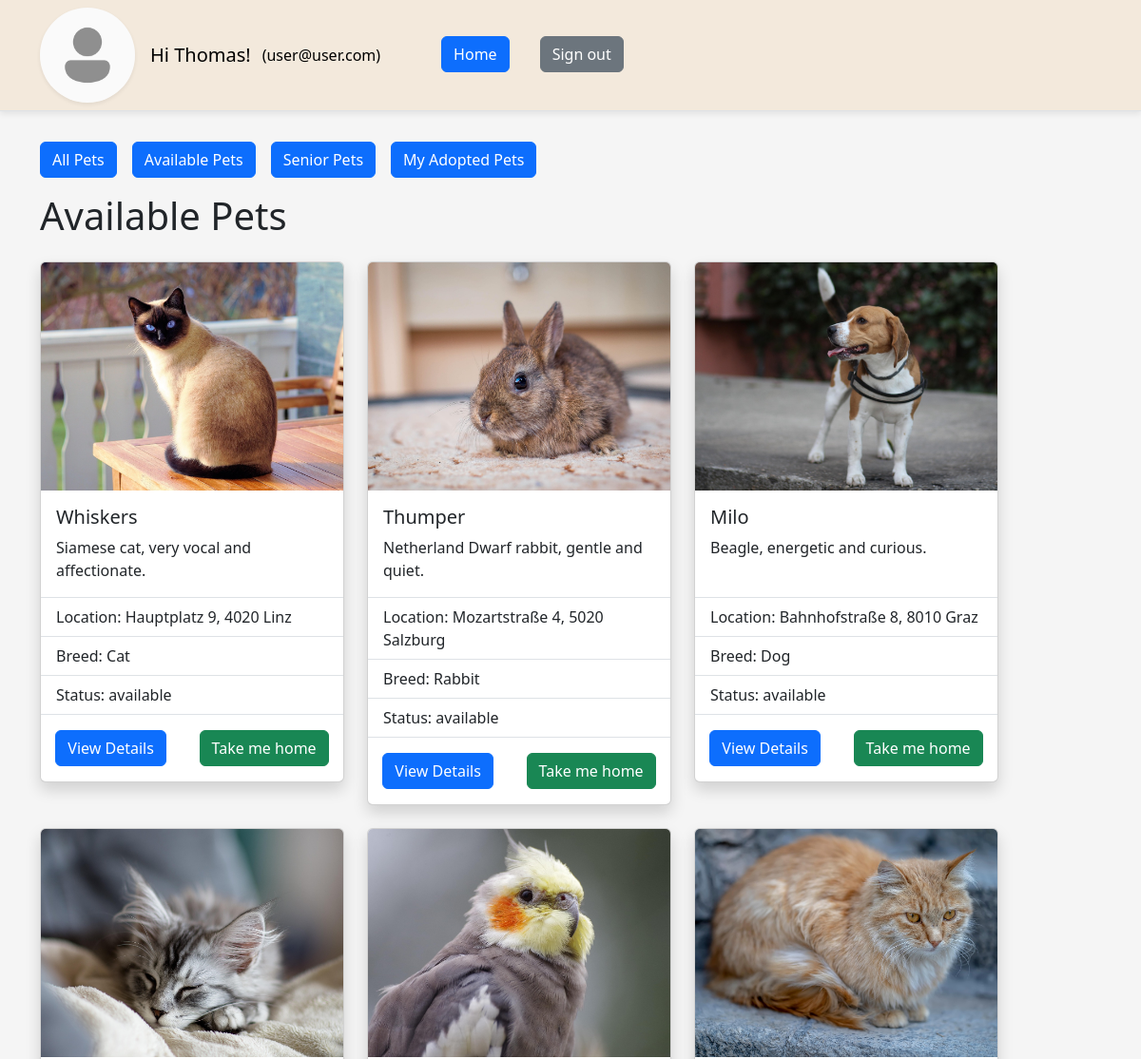
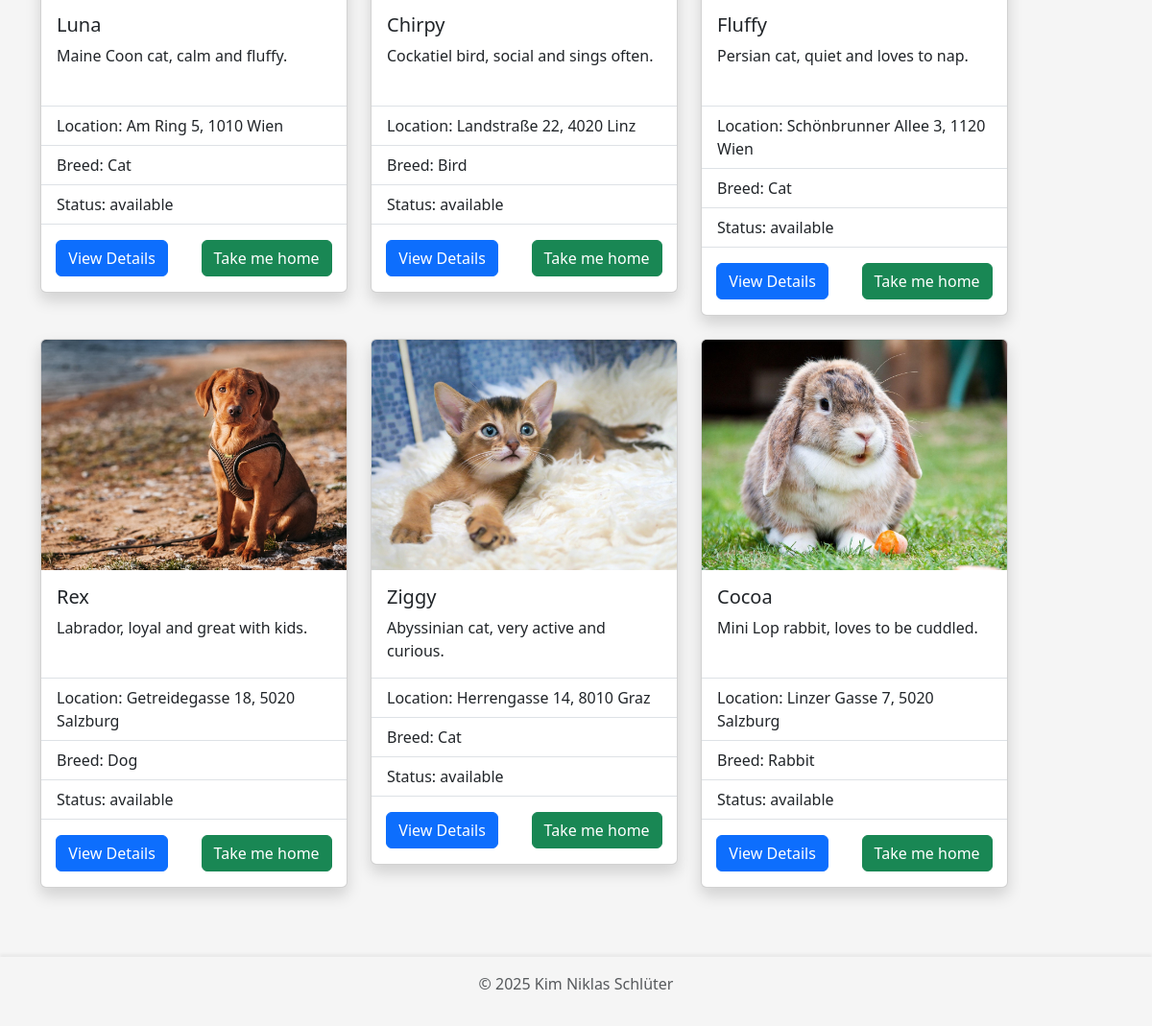
The page /website/home.php?available_pets=true (signed in) on the database its author committed (2 pictures, top to bottom).
### tables this page shows
CREATE TABLE `user` (
  `id` int(11) NOT NULL,
  `email` varchar(200) NOT NULL,
  `password` varchar(255) NOT NULL,
  `first_name` varchar(100) NOT NULL,
  `last_name` varchar(100) NOT NULL,
  `phone` varchar(50) NOT NULL,
  `address` varchar(100) NOT NULL,
  `picture` varchar(255) NOT NULL,
  `authority` enum('user','admin') NOT NULL
);

CREATE TABLE `animal` (
  `id` int(11) NOT NULL,
  `name` varchar(100) NOT NULL,
  `picture` varchar(255) DEFAULT NULL,
  `location` varchar(100) NOT NULL,
  `description` text DEFAULT NULL,
  `size` enum('small','default','big') NOT NULL DEFAULT 'default',
  `age` int(11) DEFAULT NULL,
  `vaccinated` tinyint(1) NOT NULL,
  `status` enum('available','adopted') NOT NULL DEFAULT 'available',
  `breed_id` int(11) NOT NULL
);

CREATE TABLE `breed` (
  `id` int(11) NOT NULL,
  `name` varchar(100) NOT NULL
);

### website/components/animals.php (called while the page is built, shortened)
<?php
require_once __DIR__ . '/db_connect.php';
require_once __DIR__ . '/util.php';
$conn = db_connect();
function create_response($status, $message, $data = [])
{
  $response = [
    "status" => $status,
    "message" => $message,
    "data" => $data
  ];
  return $response;
}
function fetch_animals_internal($sql)
{
  global $conn;
  $result = mysqli_query($conn, $sql);
  $rows = mysqli_fetch_all($result, MYSQLI_ASSOC);
  return create_response("200", "Successfully fetched animals.", $rows);
}
function get_animals_available()
{
  return fetch_animals_internal("SELECT * FROM `animal` WHERE `status`='available'");
}
function get_breed_by_id($breed_id)
{
  global $conn;
  $sql = "SELECT * FROM `breed` WHERE id=$breed_id";
  $result = mysqli_query($conn, $sql);
  $row = mysqli_fetch_assoc($result);
  return $row;
}
function get_animal_picture_url($animalData)
{
  return $animalData['picture'] ? PICTURE_FOLDER_NAME . '/' . $animalData['picture'] : ANIMAL_DEFAULT_PICTURE_URL;
}

### website/components/util.php (called while the page is built, shortened)
<?php
function get_my_user_id_from_session()
{
  if (isset($_SESSION["user"])) {
    return $_SESSION["user"];
  } else if (isset($_SESSION["admin"])) {
    return $_SESSION["admin"];
  } else {
    return null;
  }
}
function get_user_data($conn, $userId)
{
  $sql = "SELECT * FROM `user` WHERE `id`='$userId'";
  $result = mysqli_query($conn, $sql);
  if ($result) {
    $row = mysqli_fetch_assoc($result);
    $defaultImgUrl = './' . PICTURE_FOLDER_NAME . '/user.png';
    if (empty($row['picture'])) {
      $row['profile_img_url'] = $defaultImgUrl;
    } else {
      $pictureUrl = './' . PICTURE_FOLDER_NAME . '/' . $row['picture'];
      if (!file_exists($pictureUrl)) {
        $row['profile_img_url'] = $defaultImgUrl;
      } else {
        $row['profile_img_url'] = $pictureUrl;
      }
    }
  }
  return $row;
}

### website/components/card_layout.php (the view, shortened to what this page needs)
<?php
function create_card_layout_for_animals($response)
{
  $rows = $response['data'];
  $layout = "<div class='row row-cols-1 row-cols-md-2 row-cols-lg-3 row-cols-xl-3 row-cols-xxl-4
                         justify-content-center justify-content-md-start'>";
  foreach ($rows as $animal) {
    $animalPictureUrl = get_animal_picture_url($animal);
    $breedData = get_breed_by_id($animal['breed_id']);
    $layout .= "
    <div style='width: fit-content;'>
      <div class='card shadow mb-4 d-flex flex-column justify-content-between align-items-center' style='max-width: 20rem;'>";
    $layout .= "<div style='width: 100%'>
                  <div class='animal-picture-container'>
                    <img src='$animalPictureUrl' class='card-img-top animal-image' alt=''>
                  </div>
                  <div class='card-body'>
                    <h5 class='card-title'>{$animal['name']}</h5>
                    <p class='card-text' style='min-height: 48px'>{$animal['description']}</p>
                  </div>
                </div>";
    $layout .= "<div style='width: 100%'>";
    $layout .= "<ul class='list-group list-group-flush'>
                  <li class='list-group-item' style='padding: 0'></li>
                  <li class='list-group-item'>Location: {$animal['location']}</li>
                  <li class='list-group-item'>Breed: {$breedData['name']}</li>
                  <li class='list-group-item'>Status: {$animal['status']}</li>";
    $layout .= "  <li class='list-group-item'></li>
                </ul>";
    if (isset($_SESSION['user'])) {
      $layout .= "<div class='d-flex flex-row gap-1 justify-content-around mb-3' style='width:100%'>
                    <a href='./animal_details.php?id={$animal['id']}' class='btn btn-primary'>View Details</a>";
      $layout .= "<form method='POST'>
                      <input type='hidden' name='animal_id_to_adopt' value='{$animal['id']}' />
                      <input" . (($animal['status'] != 'available') ? " disabled" : "") . " type='submit' name='adopt_animal' class='btn btn-success' value='Take me home' />
                  </form>";
      $layout .= "</div>";
    } else if (isset($_SESSION['admin'])) {
      $layout .= "<div class='d-flex flex-row gap-2 justify-content-center mb-3'>
                    <a href='./animal_details.php?id={$animal['id']}' class='btn btn-primary'>View Details</a>
                    <a href='./animal_update.php?id={$animal['id']}' class='btn btn-success'>Update</a>
                    <a href='./animal_delete.php?id={$animal['id']}' class='btn btn-danger'>Delete</a>
                  </div>";
    }
    $layout .= "</div>";
    $layout .=  "</div></div>";
  }
  $layout .= "</div>";
  return $layout;
}

### website/components/navbar.php (shortened to what this page needs)
<?php
$homeUrl = isset($_SESSION['admin']) ? "dashboard.php" : "home.php";
$homeName = isset($_SESSION['admin']) ? "Dashboard" : "Home";
?>
<header class='p-0 mb-3 border-bottom title-row'>
  <nav class="navbar navbar-expand-lg" style="min-height: 3.5rem">
    <div class="container">
      <?php if (isset($_SESSION['user']) || isset($_SESSION['admin'])) { ?>
        <a href='<?= $homeUrl ?>' class='d-block me-3'>
          <img src='<?= $myUserData['profile_img_url'] ?? '' ?>' alt='profile image' width='100' height='100' class='rounded-circle shadow-sm' style='object-fit:cover;'>
        </a>
        <a class="navbar-brand me-1" href="<?= $homeUrl ?>">Hi <?= $myUserData['first_name'] ?? '' ?>!</a>
      <?php } ?>
      <div class="collapse navbar-collapse" id="navbarNav">
        <ul class="navbar-nav gap-2">
          <?php if (isset($_SESSION['user']) || isset($_SESSION['admin'])) { ?>
            <li class="nav-item me-5">
              <a class="nav-link link-body-emphasis" href="#"><?= '(' . $myUserData['email'] . ')' ?></a>
            </li>
            <li class="nav-item me-4">
              <a class="btn btn-primary" href="<?= $homeUrl ?>"><?= $homeName ?></a>
            </li>
            <li class="nav-item">
              <a class="btn btn-secondary" href="logout.php">Sign out</a>
            </li>
          <?php } ?>
        </ul>
      </div>
    </div>
  </nav>
</header>

### website/styles/style.css (style rules this page uses)
body { background-color: whitesmoke; display: flex; flex-flow: column nowrap; justify-content: flex-start; min-height: 100vh; }

### website/styles/card_layout.css (style rules this page uses)
.animal-picture-container { width: 100%; height: 15rem; margin: 0 !important; overflow: hidden; }
.animal-image { width: 100%; height: 100%; object-fit: cover; }

### rows shown on the page
user: first_name "Thomas", email "user@user.com"
animal: picture (picture), name "Whiskers", description "Siamese cat, very vocal and affectionate.", location "Hauptplatz 9, 4020 Linz", breed.name "Cat", status "available", adopt_animal "Take me home"
animal: picture (picture), name "Thumper", description "Netherland Dwarf rabbit, gentle and quiet.", location "Mozartstraße 4, 5020 Salzburg", breed.name "Rabbit", status "available", adopt_animal "Take me home"
animal: picture (picture), name "Milo", description "Beagle, energetic and curious.", location "Bahnhofstraße 8, 8010 Graz", breed.name "Dog", status "available", adopt_animal "Take me home"
animal: picture (picture), name "Luna", description "Maine Coon cat, calm and fluffy.", location "Am Ring 5, 1010 Wien", breed.name "Cat", status "available", adopt_animal "Take me home"
animal: picture (picture), name "Chirpy", description "Cockatiel bird, social and sings often.", location "Landstraße 22, 4020 Linz", breed.name "Bird", status "available", adopt_animal "Take me home"
animal: picture (picture), name "Fluffy", description "Persian cat, quiet and loves to nap.", location "Schönbrunner Allee 3, 1120 Wien", breed.name "Cat", status "available", adopt_animal "Take me home"
animal: picture (picture), name "Rex", description "Labrador, loyal and great with kids.", location "Getreidegasse 18, 5020 Salzburg", breed.name "Dog", status "available", adopt_animal "Take me home"
animal: picture (picture), name "Ziggy", description "Abyssinian cat, very active and curious.", location "Herrengasse 14, 8010 Graz", breed.name "Cat", status "available", adopt_animal "Take me home"
animal: picture (picture), name "Cocoa", description "Mini Lop rabbit, loves to be cuddled.", location "Linzer Gasse 7, 5020 Salzburg", breed.name "Rabbit", status "available", adopt_animal "Take me home"

### other values the page prints
$homeName "Home"
$pageTitle "Available Pets"
